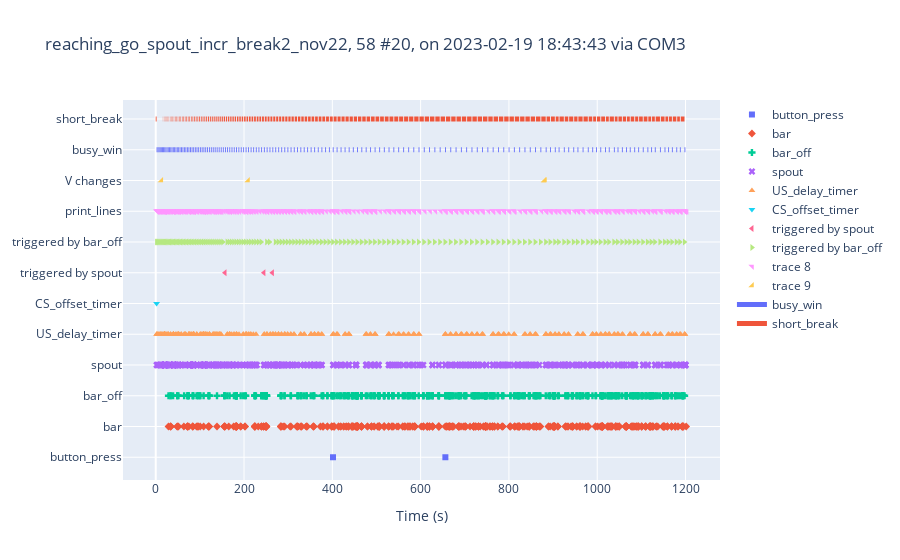
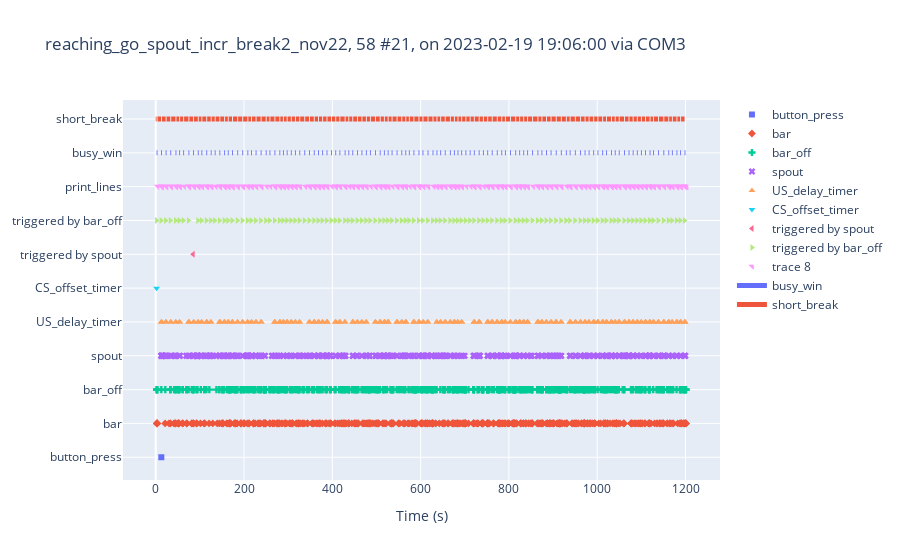

The notebook cell saved with these charts, in order:
### Markdown cell above
# export

### Code cell
keys = [
        'button_press', 'bar', 'bar_off', 'spout', 'US_delay_timer', 'CS_offset_timer']

state_def = [
    {'name': 'busy_win',    'onset': 'busy_win',    'offset': 'short_break'},
    {'name': 'short_break', 'onset': 'short_break', 'offset': 'busy_win'}]

summary_df = pd.DataFrame()

for ss in exp_cohort.sessions:

    file_name = os.path.split(ss.file_name)
    file_name_ = re.sub('\.txt',  f'_{ss.task_name}.smrx', file_name[1])
    smrxname = os.path.join(smrx_folder_path, file_name_)
    print(smrxname)


    bw = ss.times['busy_win']
    sp = ss.times['spout']

    x_spout = [this_bw for this_bw in bw for spouts in sp if (
        spouts < this_bw) and (this_bw - spouts < 100)]

    x_bar = [this_bw for this_bw in bw if not any(
        [(spouts < this_bw) and (this_bw - spouts < 100) for spouts in sp])]
        
    event_ms = [{
        'name': 'triggered by spout',
        'time_ms': x_spout
    },
    {
        'name': 'triggered by bar_off',
        'time_ms': x_bar
    }
    ]

    # try:
    ss.plot_session(
        keys, state_def, export_smrx=True, event_ms=event_ms, smrx_filename= smrxname)

    summary_df = pd.concat([summary_df, 
        pd.DataFrame({
            'file':ss.file_name,
            'task':ss.task_name,
            'triggered_by_spout': len(x_spout),
            'triggered_by_bar_off': len(x_bar),
            'reaching_trials': len(bw),
            'trials': len(ss.times['busy_win'])},
            index=[0])
            ],
            ignore_index=True)
    # except Exception as err:
    #     print(f"Unexpected {err=}, {type(err)=}, for {file_name_}")

### Figure 1 — Plotly figure (JSON) as saved in the notebook; plotly's stock layout.template omitted (floating-point values rounded to 4 significant figures; data arrays with more than 128 entries replaced by an {"elided": "..."} marker saying what was removed)
{"data": [{"marker": {"symbol": "square"}, "mode": "markers", "name": "button_press", "type": "scatter", "x": [401.6, 656.1], "y": ["button_press", "button_press"]}, {"marker": {"symbol": "diamond"}, "mode": "markers", "name": "bar", "type": "scatter", "x": {"elided": "472 float values"}, "y": {"elided": "472 str values"}}, {"marker": {"symbol": "cross"}, "mode": "markers", "name": "bar_off", "type": "scatter", "x": {"elided": "471 float values"}, "y": {"elided": "471 str values"}}, {"marker": {"symbol": "x"}, "mode": "markers", "name": "spout", "type": "scatter", "x": {"elided": "601 float values"}, "y": {"elided": "601 str values"}}, {"marker": {"symbol": "triangle-up"}, "mode": "markers", "name": "US_delay_timer", "type": "scatter", "x": {"elided": "300 float values"}, "y": {"elided": "300 str values"}}, {"marker": {"symbol": "triangle-down"}, "mode": "markers", "name": "CS_offset_timer", "type": "scatter", "x": [2], "y": ["CS_offset_timer"]}, {"marker": {"symbol": "triangle-left"}, "mode": "markers", "name": "triggered by spout", "type": "scatter", "x": [156.9, 245.0, 264.2], "y": ["triggered by spout", "triggered by spout", "triggered by spout"]}, {"marker": {"symbol": "triangle-right"}, "mode": "markers", "name": "triggered by bar_off", "type": "scatter", "x": {"elided": "155 float values"}, "y": {"elided": "155 str values"}}, {"marker": {"symbol": "triangle-ne"}, "mode": "markers", "text": {"elided": "460 str values"}, "textposition": "top center", "type": "scatter", "x": {"elided": "460 float values"}, "y": {"elided": "460 str values"}}, {"marker": {"symbol": "triangle-se"}, "mode": "markers", "text": ["water_duration_ms 17", "max_valid_spout_touches 3", "short_break_ms [6000, 10000]", "break_mode 'random'"], "textposition": "top center", "type": "scatter", "x": [12.52, 208.9, 880.0, 881.5], "y": ["V changes", "V changes", "V changes", "V changes"]}, {"line": {"width": 5}, "mode": "lines", "name": "busy_win", "type": "scatter", "x": {"elided": "474 float values"}, "y": {"elided": "474 str values"}}, {"line": {"width": 5}, "mode": "lines", "name": "short_break", "type": "scatter", "x": {"elided": "474 float values"}, "y": {"elided": "474 str values"}}], "layout": {"title": {"text": "reaching_go_spout_incr_break2_nov22, 58 #20, on 2023-02-19 18:43:43 via COM3"}, "xaxis": {"title": {"text": "Time (s)"}}, "yaxis": {"fixedrange": true}}}

### Figure 2 — Plotly figure (JSON) as saved in the notebook; plotly's stock layout.template omitted (floating-point values rounded to 4 significant figures; data arrays with more than 128 entries replaced by an {"elided": "..."} marker saying what was removed)
{"data": [{"marker": {"symbol": "square"}, "mode": "markers", "name": "button_press", "type": "scatter", "x": [12.69], "y": ["button_press"]}, {"marker": {"symbol": "diamond"}, "mode": "markers", "name": "bar", "type": "scatter", "x": {"elided": "584 float values"}, "y": {"elided": "584 str values"}}, {"marker": {"symbol": "cross"}, "mode": "markers", "name": "bar_off", "type": "scatter", "x": {"elided": "584 float values"}, "y": {"elided": "584 str values"}}, {"marker": {"symbol": "x"}, "mode": "markers", "name": "spout", "type": "scatter", "x": {"elided": "556 float values"}, "y": {"elided": "556 str values"}}, {"marker": {"symbol": "triangle-up"}, "mode": "markers", "name": "US_delay_timer", "type": "scatter", "x": {"elided": "263 float values"}, "y": {"elided": "263 str values"}}, {"marker": {"symbol": "triangle-down"}, "mode": "markers", "name": "CS_offset_timer", "type": "scatter", "x": [2], "y": ["CS_offset_timer"]}, {"marker": {"symbol": "triangle-left"}, "mode": "markers", "name": "triggered by spout", "type": "scatter", "x": [84.73], "y": ["triggered by spout"]}, {"marker": {"symbol": "triangle-right"}, "mode": "markers", "name": "triggered by bar_off", "type": "scatter", "x": [2.001, 12.07, 22.48, 33.06, 44.84, 53.17, 62.28, 74.14, 95.31, 103.5, 114.5, 124.6, 133.6, 144.3, 155.1, 163.3, 172.9, 184.7, 196.0, 207.7, 216.0, 226.3, 237.7, 249.2, 257.6, 269.0, 280.1, 288.2, 296.7, 306.1, 315.4, 325.3, 336.6, 347.4, 358.1, 367.8, 377.1, 386.9, 397.2, 406.8, 416.1, 427.9, 436.4, 445.4, 456.2, 466.1, 476.0, 485.2, 496.7, 507.4, 516.9, 525.4, 534.3, 545.6, 556.4, 565.4, 573.4, 583.8, 595.2, 604.3, 615.8, 627.1, 636.0, 644.5, 654.7, 666.3, 675.4, 683.6, 692.0, 701.6, 711.2, 720.6, 731.6, 741.2, 751.0, 761.1, 772.6, 782.8, 791.0, 802.4, 814.4, 823.4, 832.5, 841.4, 852.7, 864.6, 873.7, 884.2, 894.5, 906.1, 917.6, 929.0, 937.6, 949.4, 961.4, 971.5, 980.6, 991.0, 1001.0, 1011.0, 1020.0, 1031.0, 1040.0, 1049.0, 1061.0, 1071.0, 1080.0, 1090.0, 1099.0, 1108.0, 1119.0, 1127.0, 1138.0, 1150.0, 1161.0, 1169.0, 1180.0, 1188.0, 1198.0], "y": ["triggered by bar_off", "triggered by bar_off", "triggered by bar_off", "triggered by bar_off", "triggered by bar_off", "triggered by bar_off", "triggered by bar_off", "triggered by bar_off", "triggered by bar_off", "triggered by bar_off", "triggered by bar_off", "triggered by bar_off", "triggered by bar_off", "triggered by bar_off", "triggered by bar_off", "triggered by bar_off", "triggered by bar_off", "triggered by bar_off", "triggered by bar_off", "triggered by bar_off", "triggered by bar_off", "triggered by bar_off", "triggered by bar_off", "triggered by bar_off", "triggered by bar_off", "triggered by bar_off", "triggered by bar_off", "triggered by bar_off", "triggered by bar_off", "triggered by bar_off", "triggered by bar_off", "triggered by bar_off", "triggered by bar_off", "triggered by bar_off", "triggered by bar_off", "triggered by bar_off", "triggered by bar_off", "triggered by bar_off", "triggered by bar_off", "triggered by bar_off", "triggered by bar_off", "triggered by bar_off", "triggered by bar_off", "triggered by bar_off", "triggered by bar_off", "triggered by bar_off", "triggered by bar_off", "triggered by bar_off", "triggered by bar_off", "triggered by bar_off", "triggered by bar_off", "triggered by bar_off", "triggered by bar_off", "triggered by bar_off", "triggered by bar_off", "triggered by bar_off", "triggered by bar_off", "triggered by bar_off", "triggered by bar_off", "triggered by bar_off", "triggered by bar_off", "triggered by bar_off", "triggered by bar_off", "triggered by bar_off", "triggered by bar_off", "triggered by bar_off", "triggered by bar_off", "triggered by bar_off", "triggered by bar_off", "triggered by bar_off", "triggered by bar_off", "triggered by bar_off", "triggered by bar_off", "triggered by bar_off", "triggered by bar_off", "triggered by bar_off", "triggered by bar_off", "triggered by bar_off", "triggered by bar_off", "triggered by bar_off", "triggered by bar_off", "triggered by bar_off", "triggered by bar_off", "triggered by bar_off", "triggered by bar_off", "triggered by bar_off", "triggered by bar_off", "triggered by bar_off", "triggered by bar_off", "triggered by bar_off", "triggered by bar_off", "triggered by bar_off", "triggered by bar_off", "triggered by bar_off", "triggered by bar_off", "triggered by bar_off", "triggered by bar_off", "triggered by bar_off", "triggered by bar_off", "triggered by bar_off", "triggered by bar_off", "triggered by bar_off", "triggered by bar_off", "triggered by bar_off", "triggered by bar_off", "triggered by bar_off", "triggered by bar_off", "triggered by bar_off", "triggered by bar_off", "triggered by bar_off", "triggered by bar_off", "triggered by bar_off", "triggered by bar_off", "triggered by bar_off", "triggered by bar_off", "triggered by bar_off", "triggered by bar_off", "triggered by bar_off", "triggered by bar_off"]}, {"marker": {"symbol": "triangle-ne"}, "mode": "markers", "text": {"elided": "385 str values"}, "textposition": "top center", "type": "scatter", "x": {"elided": "385 float values"}, "y": {"elided": "385 str values"}}, {"marker": {"symbol": "triangle-se"}, "mode": "markers", "text": [], "textposition": "top center", "type": "scatter", "x": [], "y": []}, {"line": {"width": 5}, "mode": "lines", "name": "busy_win", "type": "scatter", "x": {"elided": "360 float values"}, "y": {"elided": "360 str values"}}, {"line": {"width": 5}, "mode": "lines", "name": "short_break", "type": "scatter", "x": {"elided": "360 float values"}, "y": {"elided": "360 str values"}}], "layout": {"title": {"text": "reaching_go_spout_incr_break2_nov22, 58 #21, on 2023-02-19 19:06:00 via COM3"}, "xaxis": {"title": {"text": "Time (s)"}}, "yaxis": {"fixedrange": true}}}
